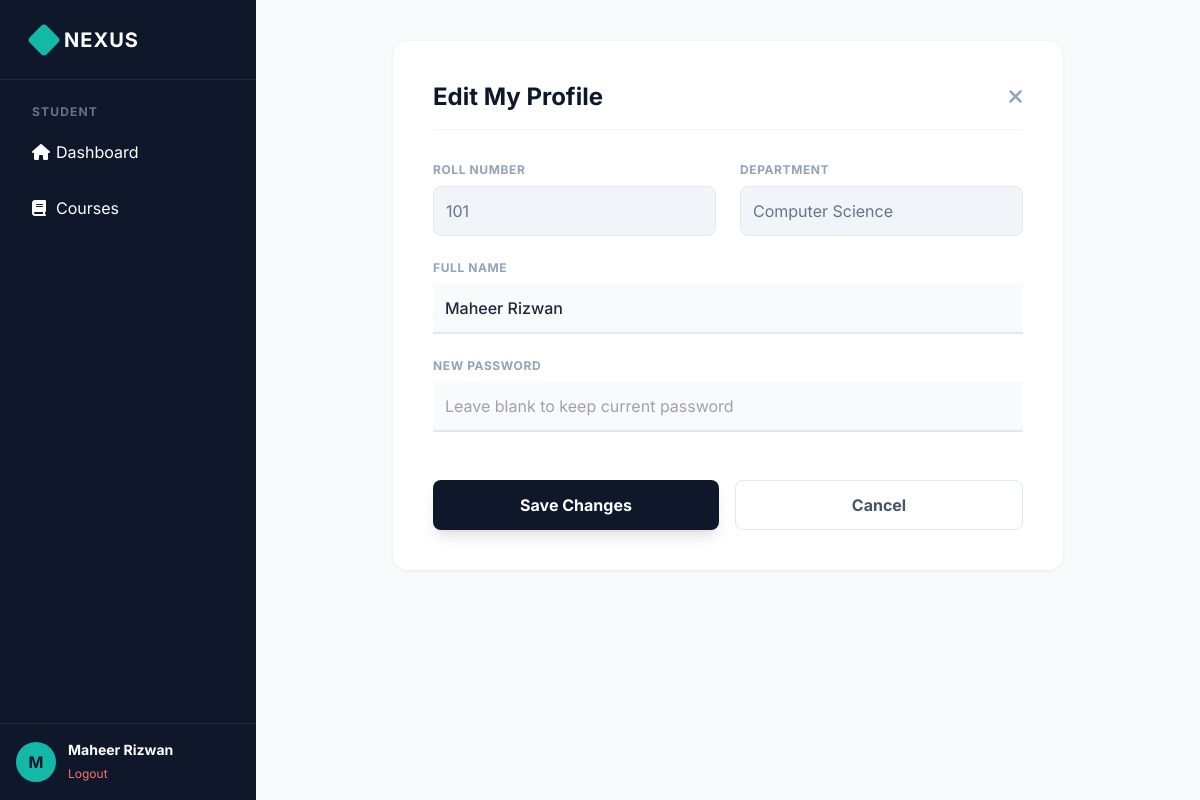
The app's page /student_edit.php (signed in) with its own data.
### tables this page shows
CREATE TABLE `users` (
  `id` int(11) NOT NULL,
  `name` varchar(100) NOT NULL,
  `email` varchar(100) DEFAULT NULL,
  `roll_number` varchar(50) DEFAULT NULL,
  `password` varchar(255) NOT NULL,
  `role` enum('admin','student','faculty') NOT NULL,
  `department` varchar(100) DEFAULT NULL,
  `faculty_type` enum('instructor','focal_person') DEFAULT NULL,
  `profile_pic` varchar(255) DEFAULT 'default.png',
  `created_at` timestamp NOT NULL DEFAULT current_timestamp()
);

### student_edit.php (the view, shortened to what this page needs)
<?php
include 'db.php';
$user_id = $_SESSION['user_id'];
$user = $conn->query("SELECT * FROM users WHERE id=$user_id")->fetch_assoc();
?>
<!DOCTYPE html>
<html lang="en">
<head>
    <script src="https://cdn.tailwindcss.com"></script>
    <link rel="stylesheet" href="https://cdnjs.cloudflare.com/ajax/libs/font-awesome/6.4.0/css/all.min.css">
</head>
<body class="bg-slate-50 text-slate-800">
    <?php include 'sidebar.php'; ?>
    <div class="ml-64 p-10">
        <div class="max-w-2xl mx-auto bg-white p-10 rounded-2xl shadow-sm border border-slate-100">
            <div class="flex justify-between items-center mb-8 border-b border-slate-100 pb-4">
                <h1 class="text-2xl font-bold text-slate-900">Edit My Profile</h1>
                <a href="student_dashboard.php" class="text-slate-400 hover:text-teal-600 transition"><i class="fa-solid fa-xmark text-xl"></i></a>
            </div>
            <form method="POST" class="space-y-6">
                <div class="grid grid-cols-2 gap-6">
                    <div>
                        <label class="block text-xs font-bold text-slate-400 uppercase tracking-wider mb-2">Roll Number</label>
                        <input type="text" value="<?php echo $user['roll_number']; ?>" disabled
                               class="w-full p-3 bg-slate-100 border border-slate-200 rounded-lg text-slate-500 cursor-not-allowed">
                    </div>
                    <div>
                        <label class="block text-xs font-bold text-slate-400 uppercase tracking-wider mb-2">Department</label>
                        <input type="text" value="<?php echo $user['department']; ?>" disabled
                               class="w-full p-3 bg-slate-100 border border-slate-200 rounded-lg text-slate-500 cursor-not-allowed">
                    </div>
                </div>
                <div>
                    <label class="block text-xs font-bold text-slate-400 uppercase tracking-wider mb-2">Full Name</label>
                    <input type="text" name="name" value="<?php echo htmlspecialchars($user['name']); ?>" required
                           class="w-full p-3 bg-slate-50 border-b-2 border-slate-200 focus:border-teal-500 focus:outline-none transition font-medium">
                </div>
                <div>
                    <label class="block text-xs font-bold text-slate-400 uppercase tracking-wider mb-2">New Password</label>
                    <input type="password" name="password" placeholder="Leave blank to keep current password"
                           class="w-full p-3 bg-slate-50 border-b-2 border-slate-200 focus:border-teal-500 focus:outline-none transition">
                </div>
                <div class="pt-6 flex gap-4">
                    <button type="submit" class="flex-1 bg-slate-900 text-white font-bold py-3 rounded-lg hover:bg-teal-600 transition shadow-lg">
                        Save Changes
                    </button>
                    <a href="student_dashboard.php" class="flex-1 bg-white border border-slate-200 text-slate-600 font-bold py-3 rounded-lg hover:bg-slate-50 text-center transition">
                        Cancel
                    </a>
                </div>
            </form>
        </div>
    </div>
</body>
</html>

### student_edit.php (style rules this page uses)
body { font-family: 'Inter', sans-serif; }

### records on screen
users: roll_number "101", department "Computer Science", name "Maheer Rizwan"

### other values on screen
substr($_SESSION['name'], 0, 1) "M"
$_SESSION['name'] "Maheer Rizwan"
